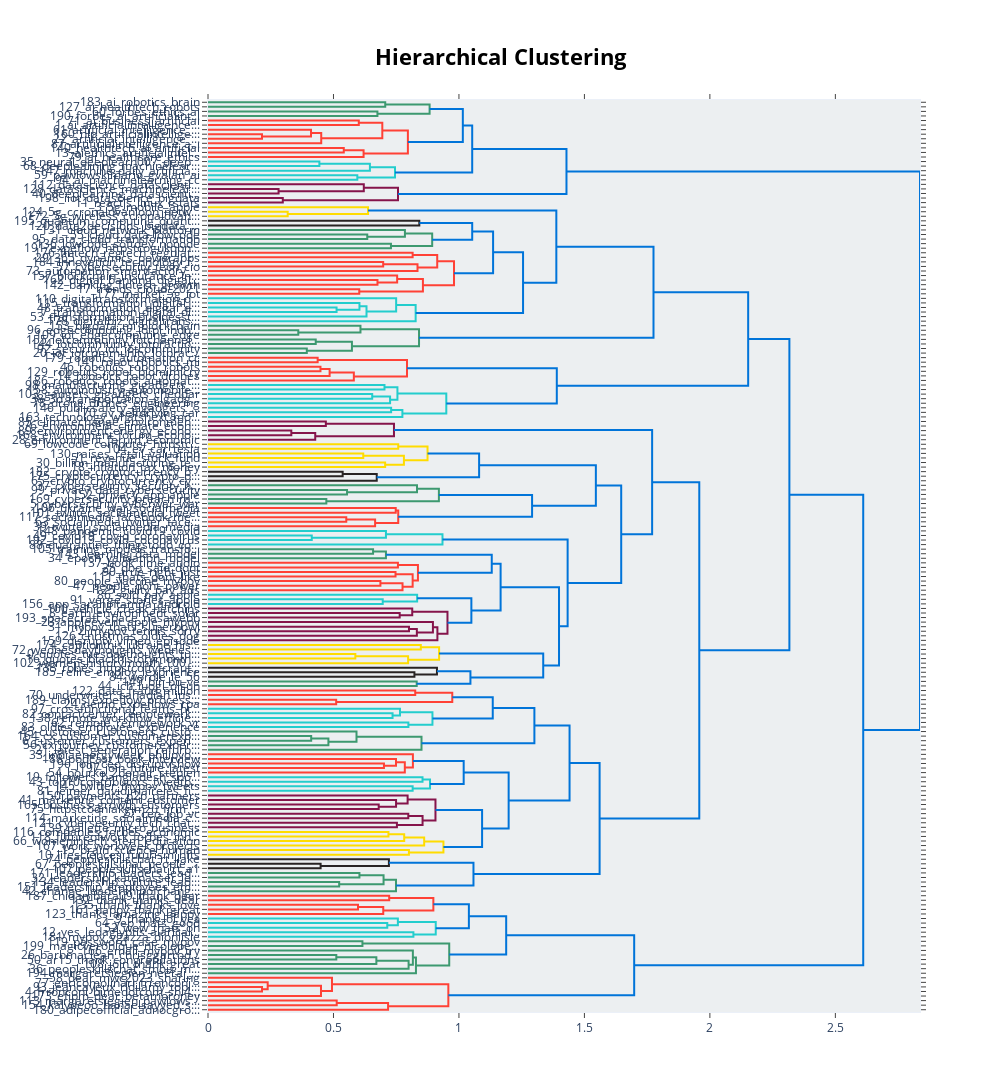

The cell this chart's notebook holds for it:
### Markdown cell above
# Visualization

### Code cell
topic_model.visualize_hierarchy()
